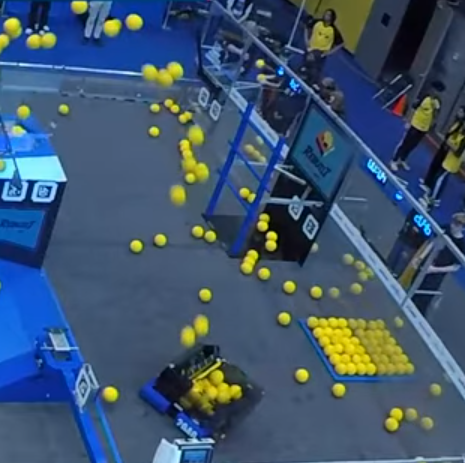
#> input picture test.png, 465 x 463 px, given in place of original.mp4, which was not available
$ python both.py
#> lines starting #> are read from the running program, lines starting #| are printed output that depends on the picture; after the words box and inside, x2 and y2 are one past the last pixel; in counts of white or black regions, pixels touching at a corner belong together; pictures that were not available may be replaced by others from this repository, and a replacement may not be noted
import numpy as np
import cv2

def main(videoIn, videoOut):
    video = cv2.VideoCapture(videoIn)
    global x1, x2, y1, y2
    x1, y1 = 1120, 0
    x2, y2 = 1920, 700

    fps    = video.get(cv2.CAP_PROP_FPS)
    width  = int(video.get(cv2.CAP_PROP_FRAME_WIDTH))
    height = int(video.get(cv2.CAP_PROP_FRAME_HEIGHT))
    print(f"Input: {width}x{height} @ {fps}fps")

    fourcc = cv2.VideoWriter_fourcc(*'mp4v')
    out    = cv2.VideoWriter(videoOut, fourcc, fps, (width, height))  # match full frame size
    if not out.isOpened():
        raise IOError(f"VideoWriter failed to open: {videoOut}")

    subtractor = cv2.createBackgroundSubtractorMOG2(history=500, varThreshold=16, detectShadows=False)
    lower = np.array([10,  60,  80])
    upper = np.array([55, 255, 255])


    total_frames = int(video.get(cv2.CAP_PROP_FRAME_COUNT))
    frame_idx = 0

    while True:

        frame_idx += 1

        ret, frame = video.read()
#> frame is the input picture: shape (463, 465, 3); mean B, G, R 110.8, 85.2, 62.4
        if not ret or frame is None:
            break

        fg_mask       = subtractor.apply(frame)
#> fg_mask: shape (463, 465); every value is 255
        kernel        = np.ones((3, 3), np.uint8)
        fg_mask       = cv2.morphologyEx(fg_mask, cv2.MORPH_OPEN,  kernel, iterations=1)
        fg_mask       = cv2.morphologyEx(fg_mask, cv2.MORPH_CLOSE, kernel, iterations=2)
        motion_result = cv2.bitwise_and(frame, frame, mask=fg_mask)
        motion_result = cv2.GaussianBlur(motion_result, (5, 5), 0)
        hsv           = cv2.cvtColor(motion_result, cv2.COLOR_BGR2HSV)
#> hsv: shape (463, 465, 3); mean H, S, V 100.1, 133.4, 119.5
        color_mask    = cv2.inRange(hsv, lower, upper)
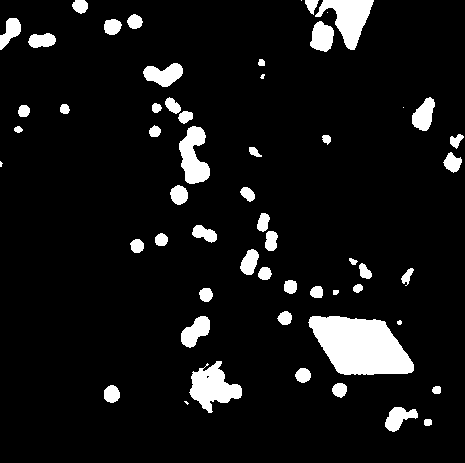
#> color_mask: shape (463, 465); 8.1% white; 57 white regions (6 under 20 px), largest, box (x1, y1, x2, y2) and area: (308, 316, 414, 375) 4436, (189, 361, 242, 413) 1470, (315, 0, 374, 50) 1439
        color_mask    = cv2.GaussianBlur(color_mask, (5, 5), 0)
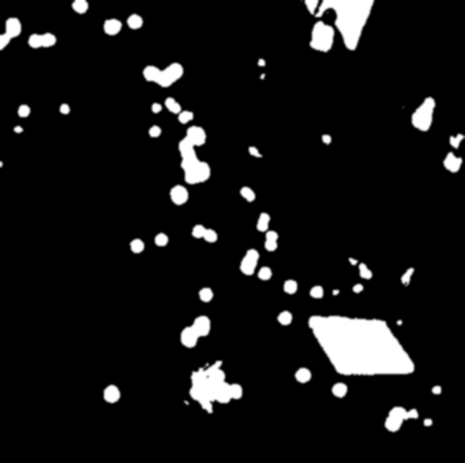
#> color_mask: shape (463, 465); min 0, max 255, mean 20.6
        _, thresh     = cv2.threshold(color_mask, 127, 255, cv2.THRESH_BINARY)
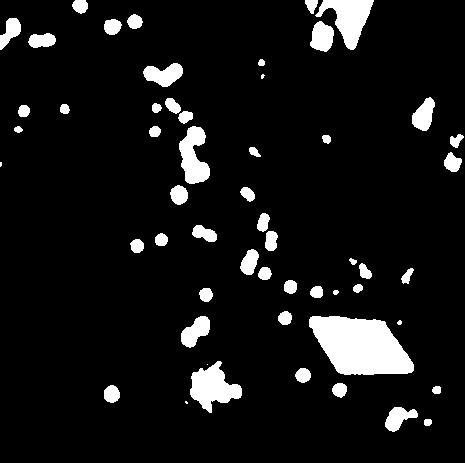
#> thresh: shape (463, 465); 8% white; 55 white regions (5 under 20 px)
        contours, _   = cv2.findContours(thresh, cv2.RETR_EXTERNAL, cv2.CHAIN_APPROX_SIMPLE)
#> contours = 55 contours, 6 with area under 20; largest, box (x1, y1, x2, y2) and area: (309, 316, 414, 375) 4310, (190, 361, 242, 413) 1379, (315, 0, 374, 50) 1346, (179, 126, 210, 184) 1046, (143, 63, 183, 87) 562

        display = frame.copy()
        for cnt in contours:
            if cv2.contourArea(cnt) > 1000:
                continue
            x, y, w, h = cv2.boundingRect(cnt)
            if w > 3 and h > 3:
                cv2.rectangle(display, (x, y), (x + w, y + h), (0, 255, 0), 1)
#> this loop made 55 passes
#> (x, y, w, h) on passes 1, 2, 3, 4, 5, 6, 7, 8, 10, 12, 13, 14: (424, 419, 8, 7), (385, 407, 33, 25), (185, 401, 3, 3), (432, 386, 9, 8), (104, 385, 16, 18), (332, 383, 15, 15), (295, 368, 16, 15), (207, 364, 1, 1), (397, 320, 5, 5), (181, 316, 29, 32), (278, 311, 14, 14), (333, 290, 6, 5)
#> (cnt, x, y, w, h) on pass 31: ([[0, 162], [0, 166], [1, 165], [1, 162]], 0, 162, 2, 5)
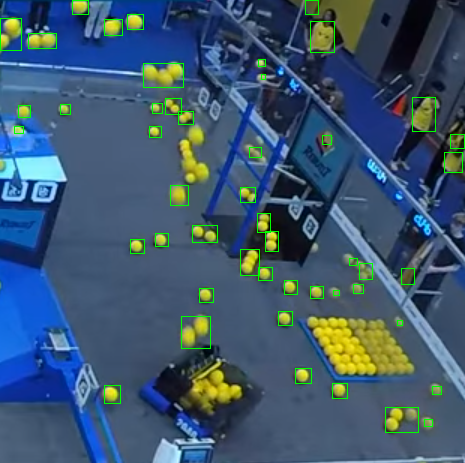
#> display: shape (463, 465, 3); 1.35% of pixels changed, all inside (x1, y1, x2, y2) = (0, 0, 465, 433)

        # convert single channel mask to 3 channel BGR for the writer
        result = cv2.bitwise_and(frame, frame, mask=color_mask)
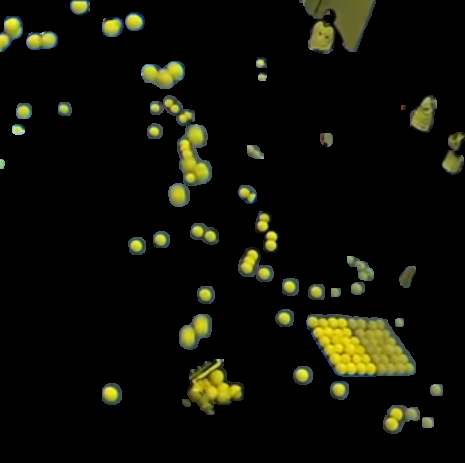
#> result: shape (463, 465, 3); mean B, G, R 7.5, 15.7, 15.1

        # [4 lines of commented-out code are left out]

        out.write(result)  # result is already 3 channel BGR

        if cv2.waitKey(1) & 0xFF == ord('q'):
#> (key q is pressed here)
            break

        print(f"on frame {frame_idx} of {total_frames}", end= "\r")

    video.release()
    out.release()
    cv2.destroyAllWindows()
    print("Exiting...")


if __name__ == "__main__":
    main("/home/jasper/Python projects/Data/original.mp4",
         "/home/jasper/Python projects/Data/originalTEST123out.mp4")
